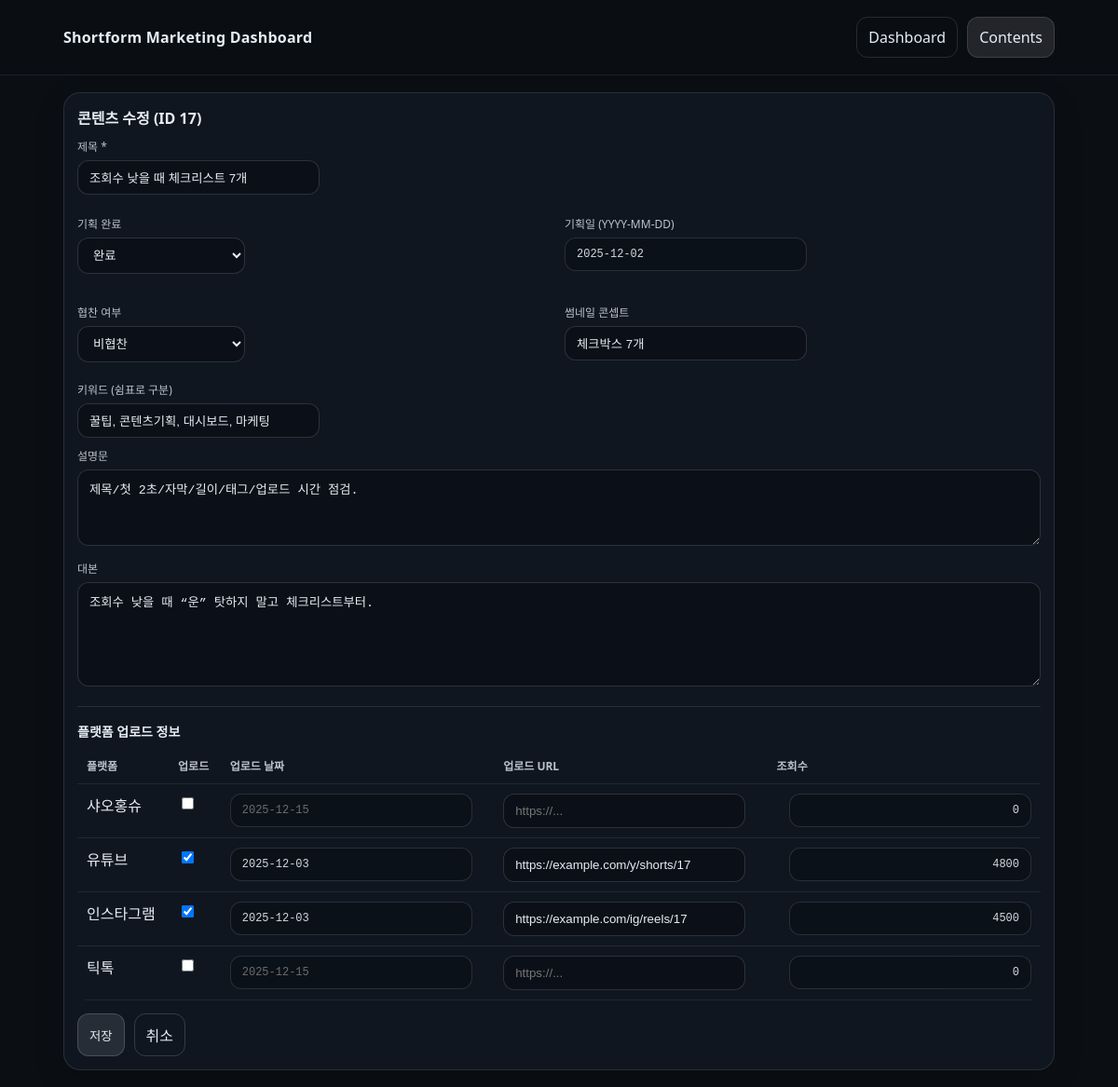
The page /contents/17/edit on the database its author committed.
### tables this page shows
CREATE TABLE contents (
  content_id INTEGER PRIMARY KEY AUTOINCREMENT,
  plan_done INTEGER NOT NULL DEFAULT 0,
  plan_date TEXT,
  title TEXT NOT NULL,
  description TEXT,
  script TEXT,
  thumbnail_concept TEXT,
  sponsored INTEGER NOT NULL DEFAULT 0,
  created_at TEXT DEFAULT (datetime('now'))
);

CREATE TABLE platforms (
  platform_id INTEGER PRIMARY KEY AUTOINCREMENT,
  name TEXT NOT NULL UNIQUE
);

CREATE TABLE content_platform (
  content_id INTEGER NOT NULL,
  platform_id INTEGER NOT NULL,
  is_uploaded INTEGER NOT NULL DEFAULT 0,
  upload_date TEXT,
  upload_url TEXT,
  views INTEGER DEFAULT 0,
  PRIMARY KEY (content_id, platform_id),
  FOREIGN KEY (content_id) REFERENCES contents(content_id),
  FOREIGN KEY (platform_id) REFERENCES platforms(platform_id)
);

### app.py (the view, shortened to what this page needs)
@app.route("/contents/<int:content_id>/edit", methods=["GET", "POST"])
def content_edit(content_id: int):
    con = get_db()
    cur = con.cursor()
    content = cur.execute("SELECT * FROM contents WHERE content_id=?", (content_id,)).fetchone()
    if not content:
        con.close()
        abort(404)
    platform_rows = cur.execute("SELECT platform_id, name FROM platforms ORDER BY name").fetchall()
    platform_data = cur.execute("""
        SELECT cp.platform_id, cp.is_uploaded, cp.upload_date, cp.upload_url, COALESCE(cp.views,0) AS views
        FROM content_platform cp
        WHERE cp.content_id=?
    """, (content_id,)).fetchall()
    platform_data = {r["platform_id"]: r for r in platform_data}
    kw_text = cur.execute("""
        SELECT GROUP_CONCAT(k.keyword, ', ') AS s
        FROM content_keyword ck JOIN keywords k ON k.keyword_id=ck.keyword_id
        WHERE ck.content_id=?
    """, (content_id,)).fetchone()["s"] or ""
    con.close()
    return render_template(
        "content_form.html",
        app_title=APP_TITLE,
        mode="edit",
        content=content,
        keyword_text=kw_text,
        platforms=platform_rows,
        platform_data=platform_data,
        error=None
    )

### app.py (called while the page is built)
def get_db():
    con = sqlite3.connect(DB_PATH)
    con.row_factory = sqlite3.Row
    return con

### templates/content_form.html (shortened to what this page needs)
<!doctype html>
<html lang="ko">
<head>
  <link rel="stylesheet" href="{{ url_for('static', filename='style.css') }}">
</head>
<body>
  <header class="topbar">
    <div class="wrap">
      <div class="brand">{{ app_title }}</div>
      <nav class="nav">
        <a class="navlink" href="/">Dashboard</a>
        <a class="navlink active" href="/contents">Contents</a>
      </nav>
    </div>
  </header>
  <main class="wrap">
    <section class="panel">
      <h2>{% if mode=='new' %}콘텐츠 추가{% else %}콘텐츠 수정 (ID {{ content['content_id'] }}){% endif %}</h2>
      <form method="post" class="form">
        <div class="row">
          <label class="lbl">제목 *</label>
          <input class="input" name="title" value="{{ (content['title'] if content else '') }}" placeholder="예: 저당 파운드 케이크" />
        </div>
        <div class="grid2">
          <div class="row">
            <label class="lbl">기획 완료</label>
            <select class="select" name="plan_done">
              {% set v = (content['plan_done'] if content else 0) %}
              <option value="1" {% if v==1 %}selected{% endif %}>완료</option>
            </select>
          </div>
          <div class="row">
            <label class="lbl">기획일 (YYYY-MM-DD)</label>
            <input class="input mono" name="plan_date" value="{{ (content['plan_date'] if content else '') }}" placeholder="2025-12-15" />
          </div>
        </div>
        <div class="grid2">
          <div class="row">
            <label class="lbl">협찬 여부</label>
            {% set s = (content['sponsored'] if content else 0) %}
            <select class="select" name="sponsored">
              <option value="0" {% if s==0 %}selected{% endif %}>비협찬</option>
            </select>
          </div>
          <div class="row">
            <label class="lbl">썸네일 콘셉트</label>
            <input class="input" name="thumbnail_concept" value="{{ (content['thumbnail_concept'] if content else '') }}" placeholder="예: 큰 글씨 + 전/후 비교" />
          </div>
        </div>
        <div class="row">
          <label class="lbl">키워드 (쉼표로 구분)</label>
          <input class="input" name="keywords" value="{{ keyword_text }}" placeholder="저당, 다이어트, 숏폼, 레시피" />
        </div>
        <div class="row">
          <label class="lbl">설명문</label>
          <textarea class="textarea" name="description" rows="4" placeholder="짧게 요약">{{ (content['description'] if content and content['description'] else '') }}</textarea>
        </div>
        <div class="row">
          <label class="lbl">대본</label>
          <textarea class="textarea" name="script" rows="6" placeholder="대본 내용">{{ (content['script'] if content and content['script'] else '') }}</textarea>
        </div>
        <hr class="hr" />
        <h3 class="h3">플랫폼 업로드 정보</h3>
        <table class="table">
          <thead>
            <tr>
              <th>플랫폼</th>
              <th>업로드</th>
              <th>업로드 날짜</th>
              <th>업로드 URL</th>
              <th class="right">조회수</th>
            </tr>
          </thead>
          <tbody>
            {% for p in platforms %}
              {% set d = platform_data.get(p['platform_id']) %}
              <tr>
                <td>{{ p['name'] }}</td>
                <td>
                  <input type="checkbox" name="pl_{{ p['platform_id'] }}_uploaded"
                    {% if d and d['is_uploaded']==1 %}checked{% endif %}>
                </td>
                <td>
                  <input class="input mono" name="pl_{{ p['platform_id'] }}_date"
                         value="{{ (d['upload_date'] if d and d['upload_date'] else '') }}"
                         placeholder="2025-12-15">
                </td>
                <td>
                  <input class="input" name="pl_{{ p['platform_id'] }}_url"
                         value="{{ (d['upload_url'] if d and d['upload_url'] else '') }}"
                         placeholder="https://...">
                </td>
                <td class="right">
                  <input class="input mono" name="pl_{{ p['platform_id'] }}_views"
                         value="{{ (d['views'] if d else 0) }}"
                         style="max-width:120px; text-align:right;">
                </td>
              </tr>
            {% endfor %}
          </tbody>
        </table>
        <div class="actions">
          <button class="btn" type="submit">저장</button>
          <a class="btn ghost" href="/contents">취소</a>
        </div>
      </form>
    </section>
  </main>
</body>
</html>

### static/style.css (style rules this page uses)
* { box-sizing: border-box; }
body { margin: 0; font-family: system-ui, -apple-system, "Segoe UI", Roboto, "Noto Sans KR", Arial, sans-serif; background:#0b0f14; color:#e6edf3; }
a { color: inherit; text-decoration: none; }
.wrap { max-width: 1100px; margin: 0 auto; padding: 18px; }
.topbar { position: sticky; top: 0; background: rgba(11,15,20,0.86); backdrop-filter: blur(8px); border-bottom: 1px solid rgba(255,255,255,0.08); }
.topbar .wrap { display:flex; align-items:center; justify-content:space-between; gap: 12px; }
.brand { font-weight: 800; letter-spacing: .2px; }
.nav { display:flex; gap: 10px; }
.navlink { padding: 10px 12px; border-radius: 12px; border: 1px solid rgba(255,255,255,0.12); }
.navlink.active { background: rgba(255,255,255,0.10); }
.grid2 { display:grid; grid-template-columns: 1fr 1fr; gap: 12px; margin-top: 12px; }
.card, .panel { background: rgba(18,26,36,0.75); border: 1px solid rgba(255,255,255,0.10); border-radius: 18px; padding: 14px; box-shadow: 0 10px 30px rgba(0,0,0,0.20); }
.panel h2 { margin: 0 0 10px; font-size: 16px; }
.table { width: 100%; border-collapse: collapse; overflow: hidden; border-radius: 12px; }
.table th, .table td { padding: 10px 10px; border-bottom: 1px solid rgba(255,255,255,0.08); vertical-align: top; }
.table th { text-align: left; font-size: 12px; opacity: .8; }
.right { text-align: right; }
.mono { font-family: ui-monospace, SFMono-Regular, Menlo, Consolas, monospace; font-size: 12px; opacity: .9; }
.input, .select { background: rgba(0,0,0,0.25); border: 1px solid rgba(255,255,255,0.14); color:#e6edf3; border-radius: 12px; padding: 10px 12px; }
.input { min-width: 260px; flex: 1; }
.select { min-width: 180px; }
.btn { background: rgba(255,255,255,0.10); border: 1px solid rgba(255,255,255,0.16); color:#e6edf3; padding: 10px 12px; border-radius: 12px; cursor: pointer; }
.btn.ghost { background: transparent; }
.form .row { margin: 10px 0; }
.lbl { display:block; margin: 0 0 6px; font-size: 12px; opacity: .8; }
.textarea { width: 100%; background: rgba(0,0,0,0.25); border: 1px solid rgba(255,255,255,0.14); color:#e6edf3; border-radius: 12px; padding: 10px 12px; }
.hr { border: none; border-top: 1px solid rgba(255,255,255,0.10); margin: 16px 0; }
.h3 { margin: 0 0 8px; font-size: 14px; }
.actions { display:flex; gap:10px; margin-top: 14px; }

### rows shown on the page
contents: content_id "17", title "조회수 낮을 때 체크리스트 7개", plan_date "2025-12-02", thumbnail_concept "체크박스 7개", description "제목/첫 2초/자막/길이/태그/업로드 시간 점검.", script "조회수 낮을 때 “운” 탓하지 말고 체크리스트부터."
platforms: name "샤오홍슈", views "0"
platforms: name "유튜브", platform_id "☑", views "4800"
content_platform: upload_date "2025-12-03", upload_url "https://example.com/y/shorts/17"
platforms: name "인스타그램", platform_id "☑", views "4500"
content_platform: upload_date "2025-12-03", upload_url "https://example.com/ig/reels/17"
platforms: name "틱톡", platform_id "2025-12-15", views "0"

### other values the page prints
{{ app_title }} "Shortform Marketing Dashboard"
